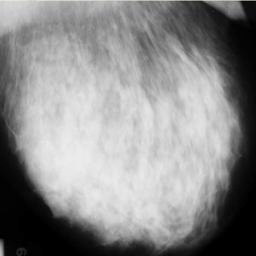
%> input picture Projekt_KWDM_Aplikacja/mpliki/dicomek.dcm, 256 x 256 px
$ octave --eval "result = SegmentationMatlab(imread('dicomek.dcm'));"   (GNU Octave 9; MATLAB toolbox functions it lacks are replaced by stand-ins)
%> lines starting %> are read from the running program, lines starting %| are printed output that depends on the picture; in (x1, y1, x2, y2) boxes, pixels count from 0 and x2, y2 are one past the last pixel; in counts of white or black regions, pixels touching at a corner belong together; the program's own positions count from 1
%> after the loop in SegmentationMatlab, `for i=1:R`: A1 = 0; A2 = -183; B1 = 2; B2 = -181; SR1 = 0
### Projekt_KWDM_Aplikacja/mpliki/image_kmeans.m


function [X GMM ShapeTexture]=image_kmeans(Y,k,g)
%> called with k = 2, g = 2
[m n temp]=size(Y);
%> m = 255; n = 255; temp = 3

if temp==3
   b=rgb2gray(Y);
   ShapeTexture=wlt4(b);

elseif temp==1

      ShapeTexture=wlt4(Y);
        Y1(:,:,1)=Y;
        Y1(:,:,2)=Y;
        Y1(:,:,3)=Y;
Y=Y1;
end


y=reshape(Y,[m*n 3]);
x=kmeans(y,k);
X=reshape(x,[m n]);

GMM=get_GMM(X,Y,g);

### Projekt_KWDM_Aplikacja/mpliki/wlt4.m
function input=wlt4(a);
[LL,LH,HL,HH]=dwt2(a,'haar');
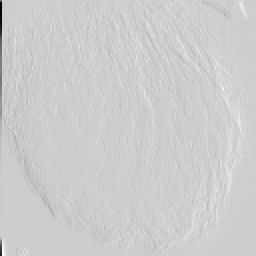
%> HL: size 128x128 double (shown 2 times larger); min -204.5, max 49, mean -0.3; drawn with min black and max white
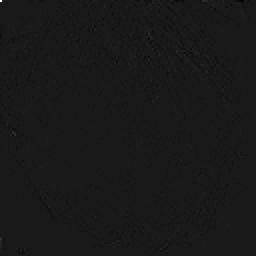
%> HH: size 128x128 double (shown 2 times larger); min -11.5, max 104.5, mean 0; drawn with min black and max white

[LL1,LH1,HL1,HH1]=dwt2(LL,'haar');
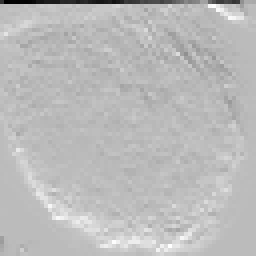
%> LH1: size 64x64 double (shown 4 times larger); min -207.8, max 74.75, mean -0.1; drawn with min black and max white
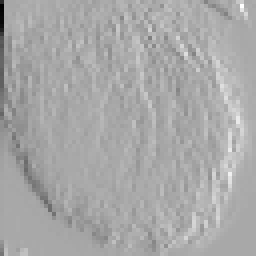
%> HL1: size 64x64 double (shown 4 times larger); min -206.3, max 105.3, mean -0.1; drawn with min black and max white
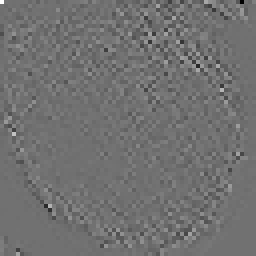
%> HH1: size 64x64 double (shown 4 times larger); min -41.25, max 51.75, mean 0; drawn with min black and max white
[LL2,LH2,HL2,HH2]=dwt2(LL1,'haar');
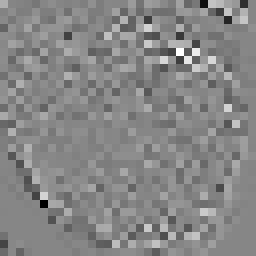
%> HH2: size 32x32 double (shown 8 times larger); min -85.88, max 76.88, mean 0; drawn with min black and max white
%> in image_kmeans, `X=reshape(x,[m n]);`:
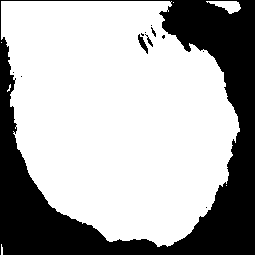
%> X: size 255x255 double; values 1 (black) and 2 (white), 68.7% white; 12 black regions (8 under 20 px), largest, box (x1, y1, x2, y2) and area: (0, 0, 255, 255) 20202, (138, 34, 148, 54) 80, (145, 34, 153, 47) 29, (151, 27, 156, 37) 20

[LL3,LH3,HL3,HH3]=dwt2(LL2,'haar');
input=LL3;

### Projekt_KWDM_Aplikacja/mpliki/get_GMM.m


function GMM=get_GMM(X,Y,g)
%> called with g = 2

k=max(X(:));
%> k = 2
GMM=cell(k,1);
%> GMM = {[], []}

for i=1:k
    index=(X==i);
    Y1=Y(:,:,1);
    Y2=Y(:,:,2);
    Y3=Y(:,:,3);
    XX=[Y1(index) Y2(index) Y3(index)];
    GMM{i} = gmdistribution.fit(XX,g,'Regularize',1);
end
%> this loop made 2 passes
%> after the loop, GMM = 2 items

### Projekt_KWDM_Aplikacja/mpliki/MRF_MAP.m


function [X sum_U]=MRF_MAP(X,Y,GMM,k,g,MAP_iter,beta,show_plot)

[m n temp]=size(Y);
% [4 lines of commented-out code are left out]

x=X(:);
y=reshape(Y,[m*n 3]);

sum_U_MAP=zeros(1,MAP_iter);
for it=1:MAP_iter % iterations
   % fprintf('  Inner iteration: %d\n',it);
    U=zeros(m*n,k);
    U1=U;
    U2=U;

    for l=1:k % all labels
        for c=1:g
            mu=GMM{l}.mu(c,:);
            Sigma=GMM{l}.Sigma(:,:,c);
%> the run ends on the next line
            p=GMM{l}.PComponents(c);

            yi=bsxfun(@minus,y,mu);
            temp1=(yi*inv(Sigma)).*yi;
            temp1=sum(temp1,2)/2;
            temp1=temp1+log(sqrt(det(Sigma)));
            U1(:,l)=U1(:,l)+temp1*p;
        end

        for ind=1:m*n % all pixels
            [i j]=ind2ij(ind,m);
            u2=0;
            if i-1>=1
                u2=u2+(l ~= X(i-1,j))/2;
            end
            if i+1<=m
                u2=u2+(l ~= X(i+1,j))/2;
            end
            if j-1>=1
                u2=u2+(l ~= X(i,j-1))/2;
            end
            if j+1<=n
                u2=u2+(l ~= X(i,j+1))/2;
            end
            U2(ind,l)=u2;
        end
    end
    U=U1+U2*beta;
    [temp x]=min(U,[],2);
    sum_U_MAP(it)=sum(temp(:));
    X=reshape(x,m,n);

    if it>=3 && std(sum_U_MAP(it-2:it))<0.01
        break;
    end
end

sum_U=0;
for ind=1:m*n % all pixels
    sum_U=sum_U+U(ind,x(ind));
end
if show_plot==1
    figure;
    plot(1:it,sum_U_MAP(1:it),'r');
    title('sum U MAP');
    xlabel('MAP iteration');
    ylabel('sum U MAP');
    drawnow;
end

### Projekt_KWDM_Aplikacja/mpliki/HMRF_EM.m

function [X Y GMM]=HMRF_EM(X,Y,GMM,k,g,EM_iter,MAP_iter,beta)

sum_U=zeros(1,EM_iter);

for it=1:EM_iter
   % fprintf('Iteration: %d\n',it);
    %% update X
    [X sum_U(it)]=MRF_MAP(X,Y,GMM,k,g,MAP_iter,beta,0);

    %% update GMM
    GMM=get_GMM(X,Y,g);

    if it>=3 && std(sum_U(it-2:it))<0.01
        break;
    end
end
Y=getbinary(Y,X)
% [10 lines of commented-out code are left out]

### Projekt_KWDM_Aplikacja/mpliki/SegmentationMatlab.m
function [Y] = SegmentationMatlab(InputImage)

%GrayScaleImage=rgb2gray(InputImage);
          GrayScaleImage=im2gray(InputImage);
        NoisyImage=GrayScaleImage;
        NoisyImage=double(GrayScaleImage);
        [R C P]=size(NoisyImage);
        OutImage=zeros(R,C);
        Zmin=[];
        Zmax=[];
        Zmed=[];
              for i=1:R

            for j=1:C
                       if (i==1 & j==1)


                  % for right top corner[8,7,6]
                        elseif (i==1 & j==C)


                    % for bottom left corner[2,3,4]
                        elseif (i==R & j==1)


                             % for bottom right corner[8,1,2]

                        elseif (i==R & j==C)


                            %for top edge[8,7,6,5,4]

                        elseif (i==1)


                                                    % for right edge[2,1,8,7,6]

                        elseif (i==R)

                                % // for bottom edge[8,1,2,3,4]

                        elseif (j==C)


                                 %// for left edge[2,3,4,5,6]

                        elseif (j==1)


                       else


                                     SR1 = NoisyImage((i-1),(j-1));
                                     SR2 = NoisyImage((i-1),(j));
                                     SR3 = NoisyImage((i-1),(j+1));
                                     SR4 = NoisyImage((i),(j-1));
                                     SR5 = NoisyImage(i,j);
                                     SR6 = NoisyImage((i),(j+1));
                                     SR7 = NoisyImage((i+1),(j-1));
                                     SR8 = NoisyImage((i+1),(j));
                                     SR9 = NoisyImage((i+1)),((j+1));
                                     TempPixel=[SR1,SR2,SR3,SR4,SR5,SR6,SR7,SR8,SR9];
                                     Zxy=NoisyImage(i,j);
                                     Zmin=min(TempPixel);
                                     Zmax=max(TempPixel);
                                     Zmed=median(TempPixel);
                                     A1 = Zmed - Zmin;
                                     A2 = Zmed - Zmax;

                                     if A1 > 0 && A2 < 0

                                          %   go to level B
                                          B1 = Zxy - Zmin;
                                          B2 = Zxy - Zmax;
                                          if B1 > 0 && B2 < 0
                                              PreProcessedImage(i,j)= Zxy;
                                          else
                                              PreProcessedImage(i,j)= Zmed;

                                          end
                                     else

                                         if ((R > 4 && R < R-5) && (C > 4 && C < C-5))

                                         S1 = NoisyImage((i-1),(j-1));
                                         S2 = NoisyImage((i-2),(j-2));
                                         S3 = NoisyImage((i-1),(j));
                                         S4 = NoisyImage((i-2),(j));
                                         S5 = NoisyImage((i-1),(j+1));
                                         S6 = NoisyImage((i-2),(j+2));
                                         S7 = NoisyImage((i),(j-1));
                                         S8 = NoisyImage((i),(j-2));

                                         S9 = NoisyImage(i,j);
                                         S10 = NoisyImage((i),(j+1));
                                         S11 = NoisyImage((i),(j+2));
                                         S12 = NoisyImage((i+1),(j-1));
                                         S13 = NoisyImage((i+2),(j-2));
                                         S14 = NoisyImage((i+1),(j));
                                         S15 = NoisyImage((i+2),(j));
                                         S16 = NoisyImage((i+1)),((j+1));
                                         S17 = NoisyImage((i+2)),((j+2));
                                         TempPixel2=[S1,S2,S3,S4,S5,S6,S7,S8,S9,S10,S11,S12,S13,S14,S15,S16,S17];
                                         Zmed2=median(TempPixel2);
                                         PreProcessedImage(i,j)= Zmed2;
                                         else

                                         PreProcessedImage(i,j)= Zmed;

                                         end

                                     end

                  end

            end
        end


        PreProcessedImage3=[];
        PreProcessedImage3(:,:,1)=PreProcessedImage;
        PreProcessedImage3(:,:,2)=PreProcessedImage;
        PreProcessedImage3(:,:,3)=PreProcessedImage;

        PreProcessedImage=PreProcessedImage3;
        PreProcessedImage=uint8(PreProcessedImage);
        figure();
        imshow(PreProcessedImage,[]);

        %%
          Y=double(PreProcessedImage);

        k=2; % k: number of regions

        g=2; % g: number of GMM components

        beta=1; % beta: unitary vs. pairwise

        EM_iter=10; % max num of iterations

        MAP_iter=10; % max num of iterations

       % fprintf('Performing k-means segmentation\n');

        [X,GMM,ShapeTexture]=image_kmeans(Y,k,g);
        [X,Y,GMM]=HMRF_EM(X,Y,GMM,k,g,EM_iter,MAP_iter,beta);

        Y=Y*80;

        Y=uint8(Y);
 %OutImage=Y;


        Y=rgb2gray(Y);
    Y=double(Y);

    statsa = glcm(Y,0,ShapeTexture);
    ExtractedFeatures1=statsa;

figure();
 %   imshow(Y,[]);
Y=uint8(Y);

end
